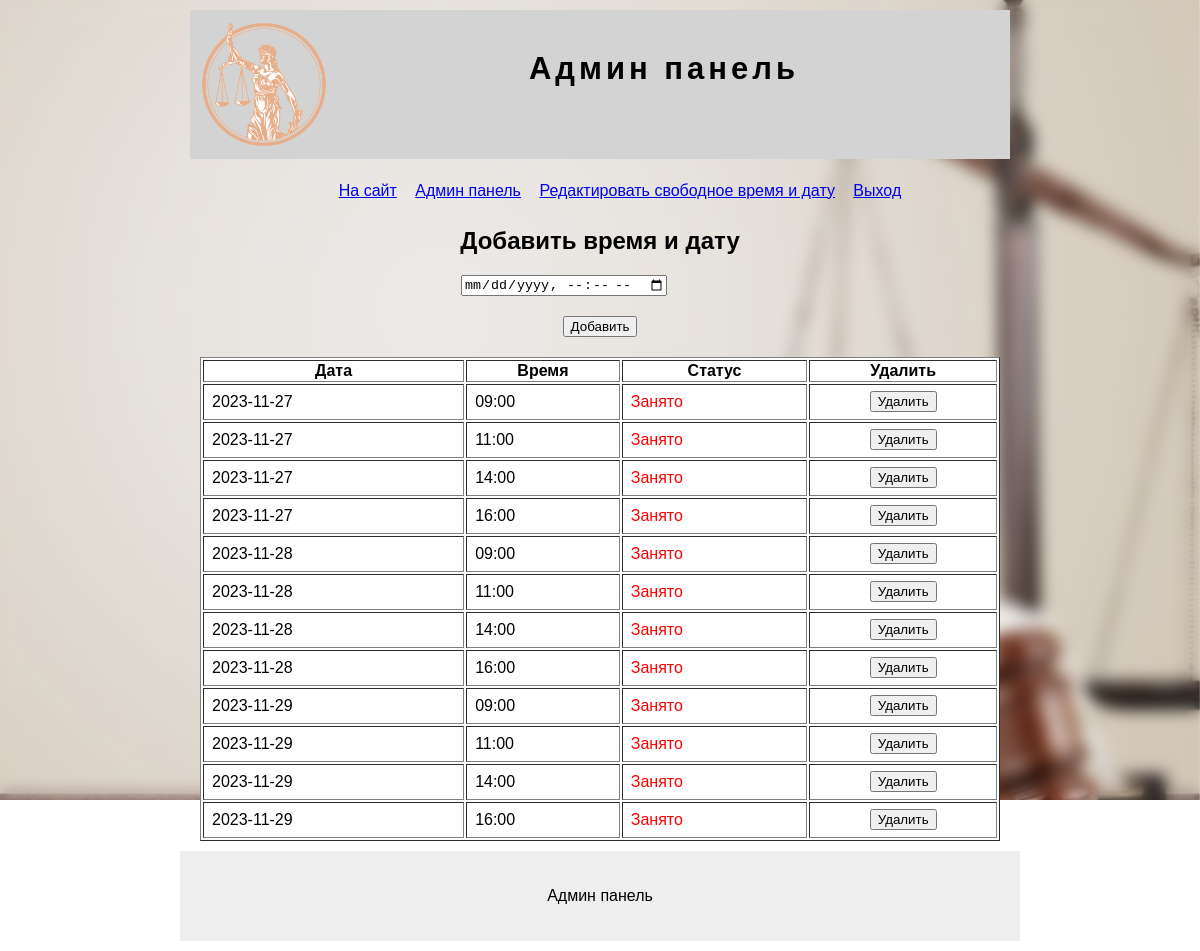
Screenshot of /freedatetime (signed in) with the database file from the repository.
### tables this page shows
CREATE TABLE freedatetime (
 id INTEGER PRIMARY KEY AUTOINCREMENT,
 datetime TEXT NOT NULL,
 status TEXT NOT NULL
);

### app.py (the view)
@app.route('/freedatetime', methods=('POST', 'GET'))
def freedatetime():
 conn = get_db_connection()
 cursor = conn.cursor()
 if 'login' in session:
  if request.method == 'POST':
   datetime = request.form['datetime']
   cursor.execute('insert into freedatetime (datetime, status) values (?, ?)', (datetime, '0'))
   conn.commit()
 freedatetimeall = cursor.execute('select * from freedatetime order by datetime').fetchall()
 conn.commit()
 return render_template('admin/freetimedate.html', data={'freedatetimeall': freedatetimeall})

### app.py (called while the page is built)
def get_db_connection():
 conn = sqlite3.connect('visitka.db')
 cursor = conn.cursor()
 conn.commit()
 return conn

### templates/admin/freetimedate.html (shortened to what this page needs)
{% extends 'admin/main.html' %}
{% block content %}
<h2 align="center">Добавить время и дату</h2>
<form method="post" >
    <div class="row">
        <div><input type="datetime-local"  name="datetime"></div>
    </div>
    <div class="row">
        <div class="btn"><input type="submit" value="Добавить"></div>
    </div>
</form>
 <table border="1" align="center" width="100%" style="background: #fff">
        <tr>
            <th>
                Дата
            </th>
            <th>
                Время
            </th>
             <th>
                Статус
            </th>
            <th>
                Удалить
            </th>
        </tr>
        {% for z in data.freedatetimeall %}
            <tr>
                <td style="padding: 8px">{{z[1].replace('T', ' ')[:10]}}</td>
                <td style="padding: 8px">{{z[1].replace('T', ' ')[10:]}}</td>
                 <td style="padding: 8px">
                 {% if z[2]=='0' %}
                     <span style="color: green">Свободно</span>
                     {% else %}
                     <span style="color: red">Занято</span>
                     {% endif %}
                 </td>
                <td>
                    <form action="/deletedatetime" method="POST" align="center">
                        <button>Удалить</button>
                    </form>
                </td>
            </tr>
        {% endfor %}
    </table>
{% endblock %}

### static/app.css (style rules this page uses)
body { margin: 0; padding: 0; font-family: Arial; font-size: 16px }
.row { display: flex; width: 278px; margin: 20px auto; }
.row div:first-child { width: 100px }
.row:last-child { width: 400px }
.btn { width: 100% !important; text-align: center; }

### rows the page displays
freedatetime: datetime "2023-11-27", datetime "09:00", status "Занято"
freedatetime: datetime "2023-11-27", datetime "11:00", status "Занято"
freedatetime: datetime "2023-11-27", datetime "14:00", status "Занято"
freedatetime: datetime "2023-11-27", datetime "16:00", status "Занято"
freedatetime: datetime "2023-11-28", datetime "09:00", status "Занято"
freedatetime: datetime "2023-11-28", datetime "11:00", status "Занято"
freedatetime: datetime "2023-11-28", datetime "14:00", status "Занято"
freedatetime: datetime "2023-11-28", datetime "16:00", status "Занято"
freedatetime: datetime "2023-11-29", datetime "09:00", status "Занято"
freedatetime: datetime "2023-11-29", datetime "11:00", status "Занято"
freedatetime: datetime "2023-11-29", datetime "14:00", status "Занято"
freedatetime: datetime "2023-11-29", datetime "16:00", status "Занято"
